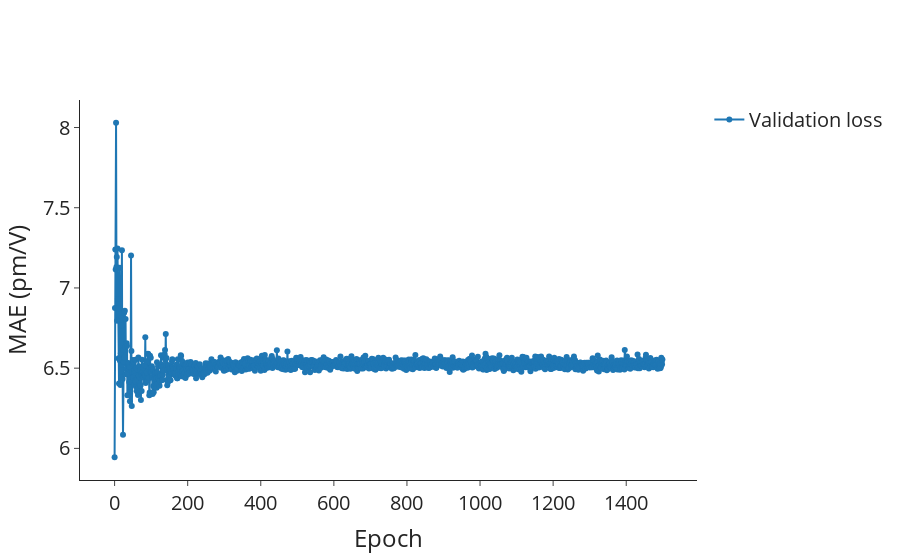

Write notebook code for a chart like this one.
### Markdown cell above
## MAE

### Code cell
lr_val = go.Scatter(
    x=df_lr_epochs_first.index,
    y=df_lr_epochs_first["metric_val/MeanAbsoluteError/shg_tensor_full"],
    mode="lines+markers",
    name="Validation loss",
    showlegend=True,
)

# Layout
layout = go.Layout(
    # title=dict(text='Scatter Plot'),
    xaxis=dict(title="Epoch"),
    yaxis=dict(title="MAE (pm/V)"),
    # legend=dict(font=dict(size=12)),
)

# Create figure
fig = go.Figure(data=[lr_val], layout=layout)

fig.update_layout(
    autosize=True,
    font_size=20,
    # width=600,
    # height=600,
    # plot_bgcolor="white",
    template="simple_white",
)
fig.update_layout(
    xaxis=dict(
        # tickmode = 'array',
        # tickvals = [1, 2,3,4,5,6,7,8],
        # ticktext = ['One', 'Three', 'Five', 'Seven', 'Nine', 'Eleven']
        showgrid=False,
    ),
    yaxis=dict(
        # tickmode = 'array',
        # tickvals = [1, 2,3,4,5,6,7,8],
        # ticktext = ['One', 'Three', 'Five', 'Seven', 'Nine', 'Eleven']
        showgrid=False,
    ),
)

# Show figure
fig.show()

### Figure 1 — Plotly figure (JSON) as saved in the notebook; plotly's stock layout.template omitted (floating-point values rounded to 4 significant figures; data arrays with more than 128 entries replaced by an {"elided": "..."} marker saying what was removed)
{"data": [{"mode": "lines+markers", "name": "Validation loss", "showlegend": true, "type": "scatter", "x": {"elided": "1500 int values"}, "y": {"elided": "1500 float values"}}], "layout": {"autosize": true, "font": {"size": 20}, "xaxis": {"showgrid": false, "title": {"text": "Epoch"}}, "yaxis": {"showgrid": false, "title": {"text": "MAE (pm/V)"}}}}
